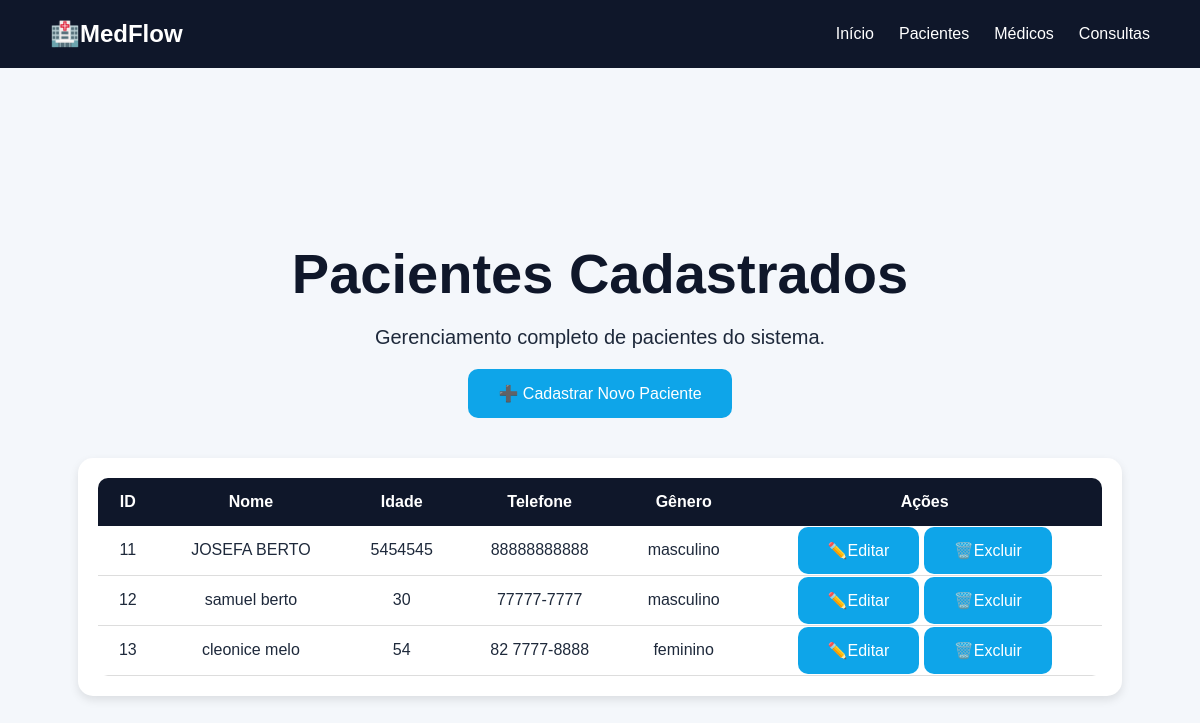
/pacientes, run on the app's committed database.
### tables this page shows
CREATE TABLE pacientes (
                   id INTEGER PRIMARY KEY AUTOINCREMENT,
                   nome TEXT NOT NULL,
                   idade INTEGER,
                   telefone TEXT,
                   genero TEXT
                   );

### app.py (the view)
@app.route("/pacientes")
def pacientes():
    conexao = conectar()
    cursor = conexao.cursor()
    cursor.execute("SELECT * FROM pacientes")
    pacientes = cursor.fetchall()
    lista_pacientes = []
    for paciente in pacientes:
        lista_pacientes.append({
            "id": paciente[0],
            "nome": paciente[1],
            "idade": paciente[2],
            "telefone": paciente[3],
            "genero": paciente[4]
        })
    conexao.close()
    return render_template("pacientes.html", pacientes=lista_pacientes
                           )

### database/conexao.py (called while the page is built)
def conectar():
    conexao = sqlite3.connect('medflow.db')
    return conexao

### templates/pacientes.html (shortened to what this page needs)
<!DOCTYPE html>
<html lang="pt-br">
<head>
    <link rel="stylesheet" href="{{ url_for('static', filename='css/style.css') }}">
</head>
<body>
    <nav class="navbar">
        <div class="logo">🏥MedFlow</div>
        <div class="menu">
            <a href="/">Início</a>
            <a href="/pacientes">Pacientes</a>
            <a href="/medicos">Médicos</a>
            <a href="/consultas">Consultas</a>
        </div>
    </nav>
    <section class="hero">
        <h1>Pacientes Cadastrados</h1>
        <p> Gerenciamento completo de pacientes do sistema.</p>
        <a href="/novo-paciente" class="btn">
            ➕ Cadastrar Novo Paciente
        </a>
        <div class="tabela-container">
    <table>
        <thead>
            <tr>
                <th>ID</th>
                <th>Nome</th>
                <th>Idade</th>
                <th>Telefone</th>
                <th>Gênero</th>
                <th>Ações</th>
            </tr>
        </thead>
        <tbody>
            {% for paciente in pacientes %}
            <tr>
                <td>{{ paciente.id }}</td>
                <td>{{ paciente.nome }}</td>
                <td>{{ paciente.idade }}</td>
                <td>{{ paciente.telefone }}</td>
                <td>{{ paciente.genero }}</td>
                <td>
                    <a href="/editar-paciente/{{paciente.id}}" class="btn">✏️Editar</a>
                    <a href="/excluir-paciente/{{paciente.id}}" class="btn">🗑️Excluir</a>
                </td>
            </tr>
            {% endfor %}
        </tbody>
    </table>
</div>
    </section>
</body>
</html>

### static/css/style.css (style rules this page uses)
* { margin: 0; padding: 0; box-sizing: border-box; }
body { font-family: Arial, sans-serif; background-color: #f4f7fb; color: #1e293b; }
.navbar { background-color: #0f172a; color: white; display: flex; justify-content: space-between; align-items: center; padding: 20px 50px; }
.logo { font-size: 24px; font-weight: bold; }
.menu { display: flex; gap: 25px; }
.menu a { color: white; text-decoration: none; transition: 0.3s; }
.hero { height: 85vh; display: flex; flex-direction: column; justify-content: center; align-items: center; text-align: center; padding: 20px; }
.hero h1 { font-size: 56px; margin-bottom: 20px; }
.hero p { font-size: 20px; max-width: 700px; margin-bottom: 20px; }
.btn { background-color: #0ea5e9; color: white; padding: 15px 30px; border-radius: 10px; text-decoration: none; transition: 0.3s; }
.tabela-container { width: 90%; margin-top: 40px; background-color: white; padding: 20px; border-radius: 15px; box-shadow: 0px 4px 10px rgba(0, 0, 0, 0.1); }
table { width: 100%; border-collapse: collapse; }
th { background-color: #0f172a; color: white; padding: 15px; }
td { padding: 15px; border-bottom: 1px solid #ddd; }
.hero { min-height: 100vh; }
.hero h1 { color: #0f172a; }
table { background-color: white; border-radius: 10px; overflow: hidden; }

### data on the page
pacientes: id "11", nome "JOSEFA BERTO", idade "5454545", telefone "88888888888", genero "masculino"
pacientes: id "12", nome "samuel berto", idade "30", telefone "77777-7777", genero "masculino"
pacientes: id "13", nome "cleonice melo", idade "54", telefone "82 7777-8888", genero "feminino"
